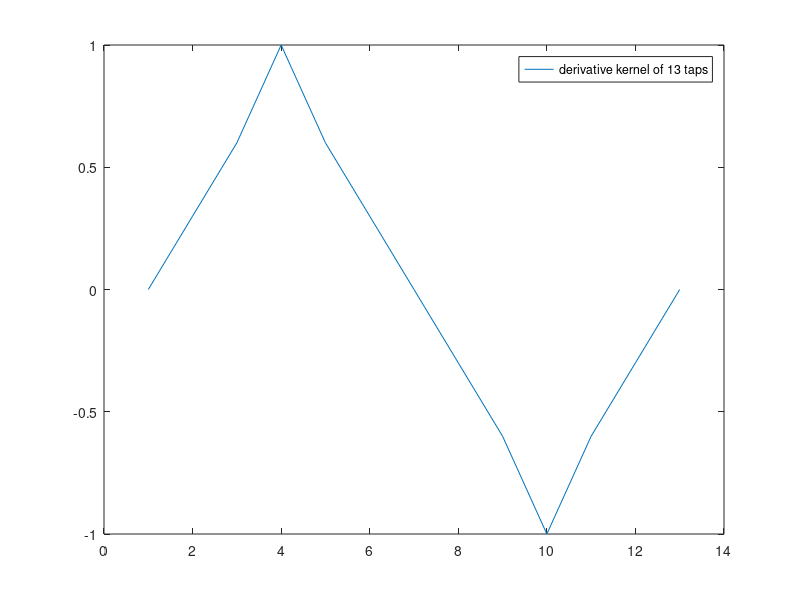
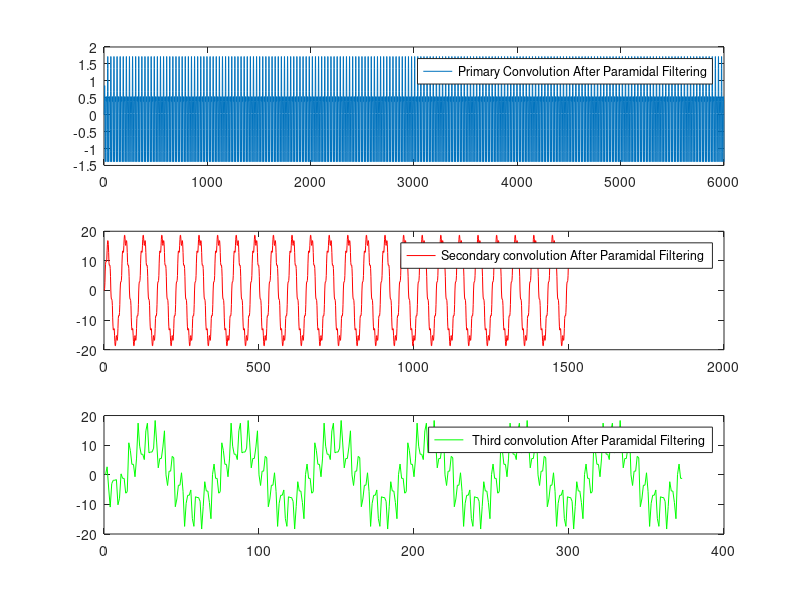
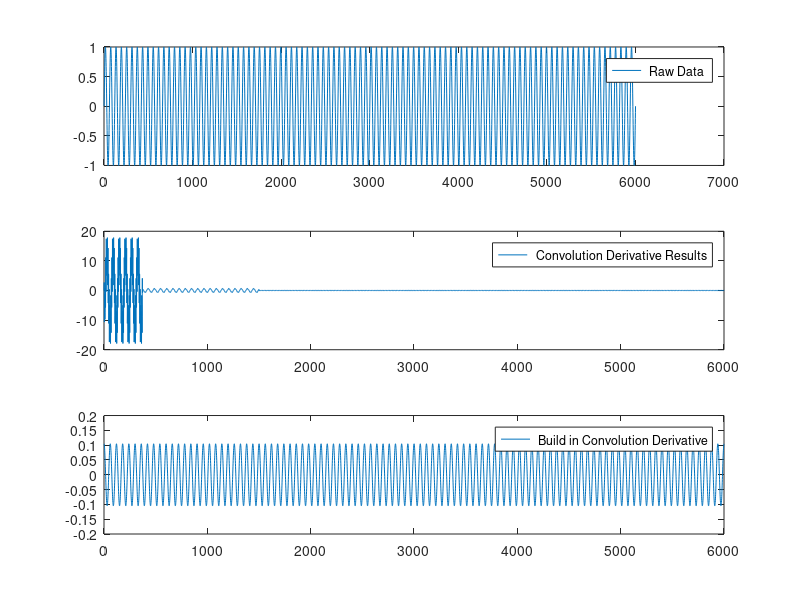
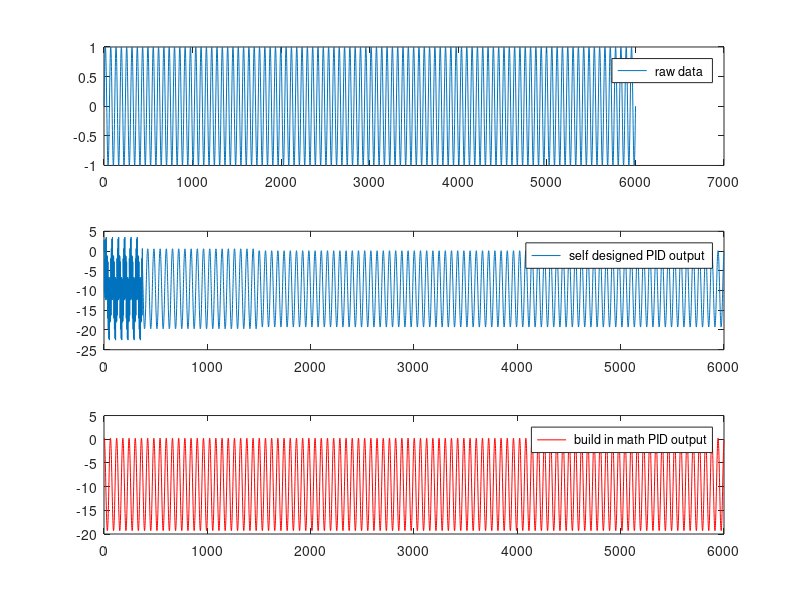

The MATLAB source for these figures, in order:
clear all;
clc;                                        % Clear workspace and command window
close all;

%%          Set variables
dt                  =   1/600 ;
t                   =   [0:1/600:10];              % dt = 0.00003 s = 0.03ms = 30us 
A                   =   1;                         % amplitude : 1
%f                   =   0.5 + (2*t);               % central frequency : 10 Hz
f                   =   10;   
y                   =   A*sin(2*pi*(f.*t));        % Local field potential 
xy(1:100)           =   1;
loop                =   1;                         % initialise variable for scaling loop
n                   =   1;                         % initialise for array location within scaling loop      

filter13            =   [1 0 -1];   % derivative kernel 
 
filter3             =   -[0 -0.3 -0.6 -1 -0.6 -0.3 0 0.3 0.6 1 0.6 0.3 0]; % 13 taps 
figure;plot(filter3);legend('derivative kernel of 13 taps')

math                =   diff(y);                   % build in matlab differentiation 

 
%%          D type operation 
%%          Convolution of original input function (y)
j                  =   1;                         % initialise loop variables
s                  =   1;
i                  =   1;
%           original signal (y) do convolution (self convolution to replace build-in conv function ) with 13 taps filters 
while j < length (y + 1)                    % will loop 6001 time
    
    while i < length(filter3 + 1)           % will loop 13 times        
    product_1(i)   =   y(j) * filter3(i);   % product of y and filter elements
    i              =   i+1;                 % increment loop
    j              =   j+1;
    conv_1(s)      =   sum(product_1);      % sum product and store in array
    s              =   s + 1;               % increment storage array element   
    end
    
    i = 1;                                  %  reset i
end


%%          Convolution of primary average ( average_1 )
while n < length(y)                                       % length(y) = 6001 run until all neighbouring values have been summed
    average_1(loop)     =   y(n)+y(n+1) +y(n+2) +y(n+3);  % Sum neighbouring values [y(1)+y(2), y(3)+y(4)...]
    n                   =   n+4;
    loop                =   loop+1;
end
j  =   1;                                                 % initialise loop variables
s  =   1;
i  =   1;
%         Paramidal average signal ( average_1) do convolution (self convolution to replace build-in conv function ) with 13 taps filters 
while j < length (average_1 + 1)                          % will loop 1500 time
    
    while i < length(filter3 + 1)                        % will loop 13 times
    product_2(i)   =   average_1(j) * filter3(i);        % product of average_1 and filter elements
    i              =   i+1;                               % increment loop
    j              =   j+1;
    conv_2(s)      =   sum(product_2);                    % sum product and store in array
    s              =   s + 1;                             % increment storage array element
    end
    
    i              =   1;                                 % reset i
end


%%        Convolution of second average ( average_2 )
n    =  1;
loop =  1;

%         This is first paramidal averaging 
while n < length(average_1)                               % length(y) = 6001 run until all neighbouring values have been summed
    average_2(loop)    =   average_1(n)+average_1(n+1) +average_1(n+2) +average_1(n+3); %Sum neighbouring values [y(1)+y(2), y(3)+y(4)...]
    n                  =   n+4;
    loop               =   loop+1;
end

j  =   1; 
s  =   1;
i  =   1;

%         Second average signal ( average_2) do convolution (self convolution to replace build-in conv function ) with 13 taps filters 

while j < length (average_2 + 1)   % will loop 375 time
    while i < length(filter3 + 1) % will loop 13 times
    product_3(i)   =   average_2(j) * filter3(i); %product of y and filter elements
    i =   i+1; %increment loop
    j =   j+1;
    
if (j == length(average_2))
    break;
end
    conv_3(s)  =   sum(product_3); %sum product and store in array
    s          =   s + 1; %increment storage array element
    end
    i          = 1; %reset i
end


figure; subplot(311) ; plot(conv_1) ; legend('Primary Convolution After Paramidal Filtering ');  
         subplot(312) ; plot(conv_2,'r') ; legend('Secondary convolution After Paramidal Filtering ');
           subplot(313) ; plot(conv_3,'g') ; legend(' Third convolution After Paramidal Filtering ');


% figure; subplot(311) ; plot(y) ; legend('raw sin wave ');  title('Scali9ng Results');
%          subplot(312) ; plot(average_1,'r') ; legend('Primary scaling'); 
%            subplot(313) ; plot(average_2,'g') ; legend('Secondary scaling'); 
%            
           
           
%%  Summation  of convoluted signals
conv_1  =   conv_1/17;
conv_2  =   conv_2/29;

for r   = 1:length(conv_3)
    final(r) =  conv_1(r) + conv_2(r) + conv_3(r);
end

for r =  length(conv_3 + 1):length(conv_2)
    final(r) =  conv_1(r) + conv_2(r);
end

for r =  length(conv_2 + 1):length(conv_1)
    final(r) =  conv_1(r);
end 

figure ;  subplot(311); plot(y)     ; legend(' Raw Data ');  
          subplot(312); plot(final) ; legend(' Convolution Derivative Results  ');  
          subplot(313); plot(math)  ; legend(' Build in Convolution Derivative '); 

                 
%% I type : INTEGRATION
for i =   1:length(y);%loop between 1 and final array position
    integral(i) =   sum (y( : , i:length(y) ));%integrate between n and the last array place
end

%% PID
for i    =   1:length(final)
    My_PID(i) =   final(i) + integral(i) +y(i);
end

for i = 1:length(math)
    Math_PID(i) = math(i) + integral(i) + y(i);
end 


figure;  subplot(311)  ; plot(y)            ; legend(' raw data ');  
         subplot(312)  ; plot(My_PID)       ; legend(' self designed PID output ');  
         subplot(313)  ; plot(Math_PID,'r') ; legend(' build in math PID output');
         
         
         
%%  Give a go for fun for derivative for comparison purpose 
self_derivative       =   conv(y,filter3);
build_in_diff         =   diff(y);  

figure ;  subplot(311); plot(y)                ; legend(' Raw Data ');   
          subplot(312); plot(self_derivative)  ; legend(' Convolution derivative ');  
          subplot(313); plot(build_in_diff)    ; legend(' Matlab Build in Convolution '); 
          
